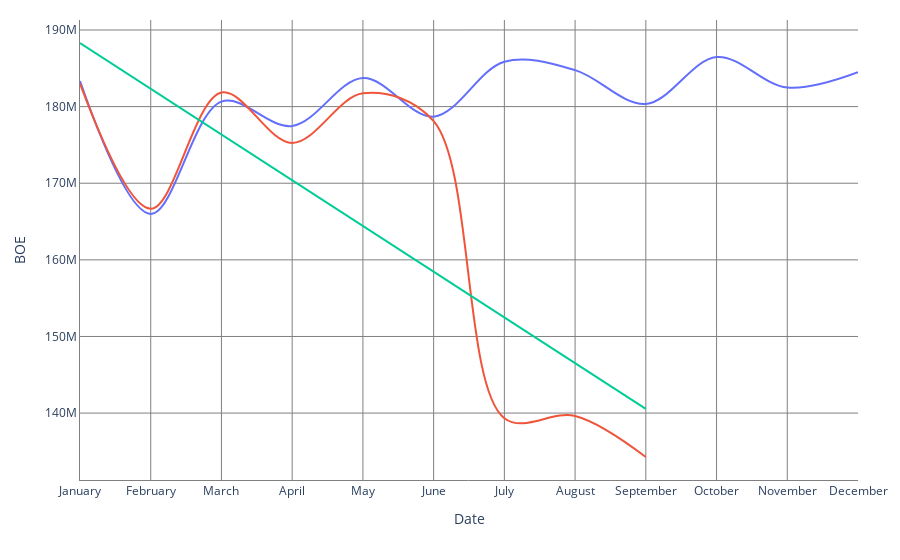

Notebook code for this chart:
### Markdown cell above
Other

### Code cell
name = '262\_BOE_Production__04_06_24(_BOE_(BBL)_).csv'
df = pd.read_csv(name)
df["BOE Production"] = pd.to_datetime(df["BOE Production"], format="%Y-%m-%d")

df['year'] = [x.year for x in df['BOE Production']]
df['month'] = [x.month for x in df['BOE Production']]

layout = Layout(plot_bgcolor='rgba(0,0,0,0)')
fig = go.Figure(layout=layout)

cond = (df["BOE Production"] >= pd.Timestamp(2022,1,1)) & (df["BOE Production"] < pd.Timestamp(2023,1,1))
fig.add_trace(go.Scatter(
    x=df.loc[cond, ]["month"], 
    y=df.loc[cond, ]["BOE (BBL)"],
    mode='lines',
    name='2022',
    line_shape='spline')
)

cond = (df["BOE Production"] >= pd.Timestamp(2023,1,1)) & (df["BOE Production"] < pd.Timestamp(2023,10,1))
fig.add_trace(go.Scatter(
    x=df.loc[cond, ]["month"], 
    y=df.loc[cond, ]["BOE (BBL)"],
    mode='lines',
    name='2023',
    line_shape='spline')
)

cond = (df["BOE Production"] >= pd.Timestamp(2023,1,1)) & (df["BOE Production"] < pd.Timestamp(2023,10,1))
# linear regression
regline = sm.OLS(df.loc[cond, ]["BOE (BBL)"],sm.add_constant(df.loc[cond, ]["month"])).fit().fittedvalues
# add linear regression line for whole sample
fig.add_traces(go.Scatter(
    x=df.loc[cond, ]["month"], y=regline,
    mode = 'lines',
    name='trend 2023')
)

lineColor = 'gray'
fig.update_xaxes(showline=True, linewidth=1, linecolor=lineColor, gridcolor=lineColor)
fig.update_yaxes(showline=True, linewidth=1, linecolor=lineColor, gridcolor=lineColor)

fig.update_layout(
    yaxis_title='BOE',
    xaxis_title='Date',
    plot_bgcolor= 'rgba(0, 0, 0, 0)',
    showlegend=False,
    margin=dict(t=20, r=20)
)
fig.update_layout(
    xaxis = dict(
        tickmode = 'array',
        tickvals = [x for x in df[df["year"] == 2022]["month"]],
        ticktext = [calendar.month_name[x] for x in df[df["year"] == 2022]["month"]]
    )
)

fig.show()

### Figure 1 — Plotly figure (JSON) as saved in the notebook; plotly's stock layout.template omitted (floating-point values rounded to 4 significant figures)
{"data": [{"line": {"shape": "spline"}, "mode": "lines", "name": "2022", "type": "scatter", "x": [1, 2, 3, 4, 5, 6, 7, 8, 9, 10, 11, 12], "y": [183300000.0, 166000000.0, 180700000.0, 177500000.0, 183731497, 178700000.0, 185900000.0, 184800000.0, 180300000.0, 186500000.0, 182500000.0, 184500000.0]}, {"line": {"shape": "spline"}, "mode": "lines", "name": "2023", "type": "scatter", "x": [1, 2, 3, 4, 5, 6, 7, 8, 9], "y": [183000000.0, 166700000.0, 181800000.0, 175300000.0, 181700000.0, 178100000.0, 139300000.0, 139600000.0, 134300000.0]}, {"mode": "lines", "name": "trend 2023", "type": "scatter", "x": [1, 2, 3, 4, 5, 6, 7, 8, 9], "y": [188300000.0, 182300000.0, 176400000.0, 170400000.0, 164400000.0, 158500000.0, 152500000.0, 146500000.0, 140500000.0]}], "layout": {"margin": {"r": 20, "t": 20}, "plot_bgcolor": "rgba(0, 0, 0, 0)", "showlegend": false, "xaxis": {"gridcolor": "gray", "linecolor": "gray", "linewidth": 1, "showline": true, "tickmode": "array", "ticktext": ["January", "February", "March", "April", "May", "June", "July", "August", "September", "October", "November", "December"], "tickvals": [1, 2, 3, 4, 5, 6, 7, 8, 9, 10, 11, 12], "title": {"text": "Date"}}, "yaxis": {"gridcolor": "gray", "linecolor": "gray", "linewidth": 1, "showline": true, "title": {"text": "BOE"}}}}
